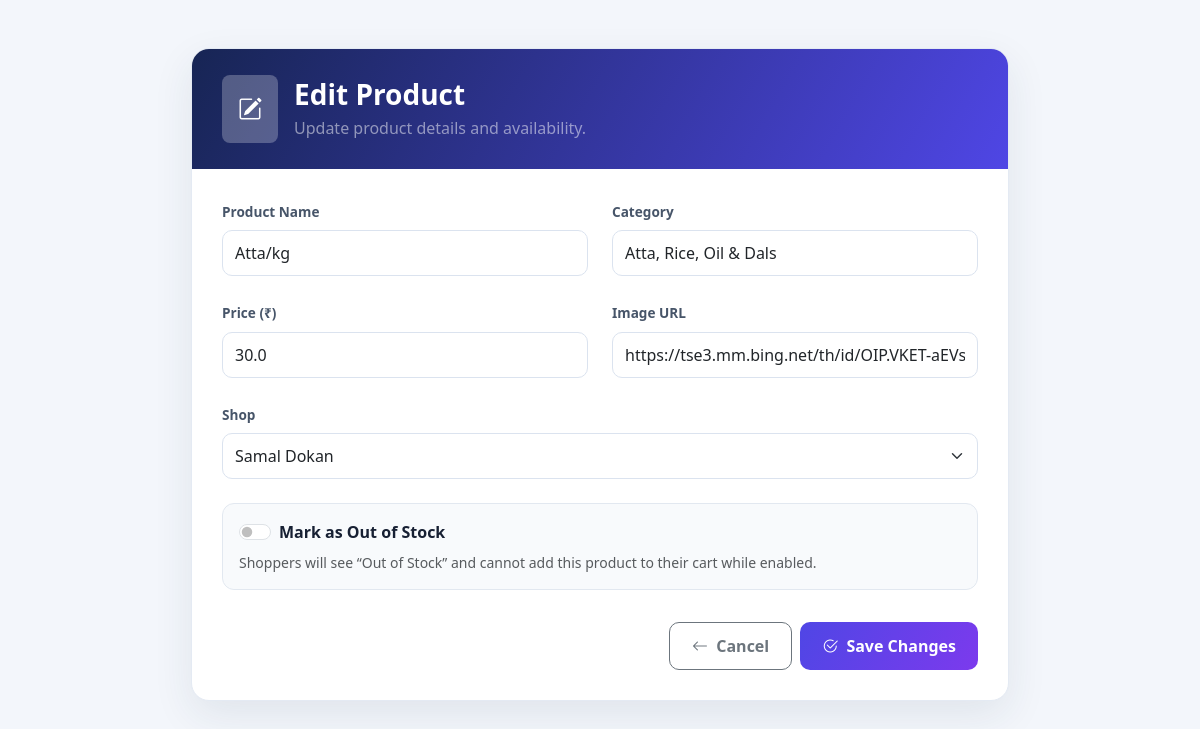
/edit_item/1 (signed in), run on an earlier commit of the app's database.
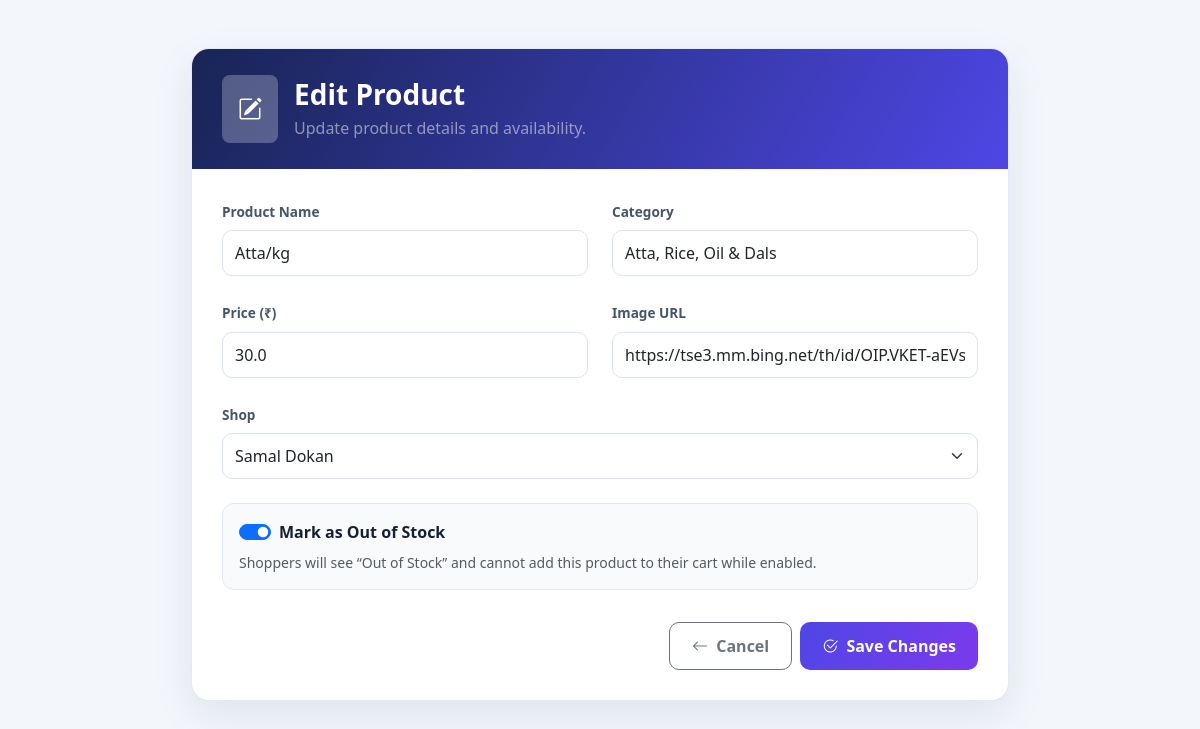
And on a later commit of the database.
### tables this page shows
CREATE TABLE items (
                    id INTEGER PRIMARY KEY AUTOINCREMENT,
                    name TEXT NOT NULL,
                    category TEXT NOT NULL,
                    price REAL NOT NULL,
                    photo TEXT,
                    shop_id INTEGER, is_out_of_stock INTEGER DEFAULT 0,
                    FOREIGN KEY(shop_id) REFERENCES shops(id));

CREATE TABLE shops (
                    id INTEGER PRIMARY KEY AUTOINCREMENT,
                    name TEXT NOT NULL,
                    location_id INTEGER,
                    FOREIGN KEY(location_id) REFERENCES locations(id));

### app.py (the view, shortened to what this page needs)
@app.route("/edit_item/<int:item_id>", methods=["GET", "POST"])
@admin_required
def edit_item(item_id):
    conn = get_db_connection()
    c = conn.cursor()
    c.execute(
        "SELECT * FROM items WHERE id = ?",
        (item_id,)
    )
    item = c.fetchone()
    c.execute("SELECT * FROM shops")
    shops = c.fetchall()
    conn.close()
    if not item:
        return redirect(url_for("admin"))
    return render_template(
        "edit_item.html",
        item=item,
        shops=shops,
        error=None
    )

### app.py (called while the page is built)
def get_db_connection():
    conn = sqlite3.connect(DB_NAME)
    conn.execute("PRAGMA foreign_keys = ON")
    return conn

def admin_required(func):
    @wraps(func)
    def wrapper(*args, **kwargs):
        if not session.get("admin_logged_in"):
            return redirect(url_for("login"))
        return func(*args, **kwargs)
    return wrapper

### templates/edit_item.html (shortened to what this page needs)
<!DOCTYPE html>
<html lang="en">
<head>
    <link rel="stylesheet" href="https://cdn.jsdelivr.net/npm/bootstrap@5.3.0/dist/css/bootstrap.min.css">
    <link rel="stylesheet" href="https://cdn.jsdelivr.net/npm/bootstrap-icons@1.11.3/font/bootstrap-icons.min.css">
</head>
<body>
<div class="page-wrap">
    <div class="editor-card">
        <div class="editor-head">
            <div class="d-flex align-items-center gap-3">
                <div class="rounded-3 bg-white bg-opacity-25 p-3"><i class="bi bi-pencil-square fs-4"></i></div>
                <div><h1 class="h3 fw-bold mb-1">Edit Product</h1><div class="text-white-50">Update product details and availability.</div></div>
            </div>
        </div>
        <div class="editor-body">
            <form method="POST">
                <div class="row g-4">
                    <div class="col-md-6"><label class="form-label" for="name">Product Name</label><input class="form-control" id="name" type="text" name="name" value="{{ item[1] }}" required></div>
                    <div class="col-md-6"><label class="form-label" for="category">Category</label><input class="form-control" id="category" type="text" name="category" value="{{ item[2] }}" required></div>
                    <div class="col-md-6"><label class="form-label" for="price">Price (₹)</label><input class="form-control" id="price" type="number" min="0" step="0.01" name="price" value="{{ item[3] }}" required></div>
                    <div class="col-md-6"><label class="form-label" for="photo">Image URL</label><input class="form-control" id="photo" type="url" name="photo" value="{{ item[4] or '' }}" placeholder="https://example.com/image.jpg"></div>
                    <div class="col-12"><label class="form-label" for="shop_id">Shop</label>
                        <select class="form-select" id="shop_id" name="shop_id" required>
                            {% for shop in shops %}<option value="{{ shop[0] }}" {% if shop[0] == item[5] %}selected{% endif %}>{{ shop[1] }}</option>{% endfor %}
                        </select>
                    </div>
                    <div class="col-12"><div class="stock-box">
                        <div class="form-check form-switch"><input class="form-check-input" type="checkbox" role="switch" id="is_out_of_stock" name="is_out_of_stock" value="1" {% if item[6] %}checked{% endif %}><label class="form-check-label fw-bold" for="is_out_of_stock">Mark as Out of Stock</label></div>
                        <div class="form-text mt-2">Shoppers will see “Out of Stock” and cannot add this product to their cart while enabled.</div>
                    </div></div>
                    <div class="col-12 d-flex flex-wrap justify-content-end gap-2 pt-2">
                        <a href="{{ url_for('admin') }}" class="btn btn-outline-secondary btn-cancel"><i class="bi bi-arrow-left me-1"></i> Cancel</a>
                        <button type="submit" class="btn btn-save"><i class="bi bi-check2-circle me-1"></i> Save Changes</button>
                    </div>
                </div>
            </form>
        </div>
    </div>
</div>
</body>
</html>

What changed in the data, as far as the page shows it:
changed items "Atta/kg": is_out_of_stock "☐" → "☑"
